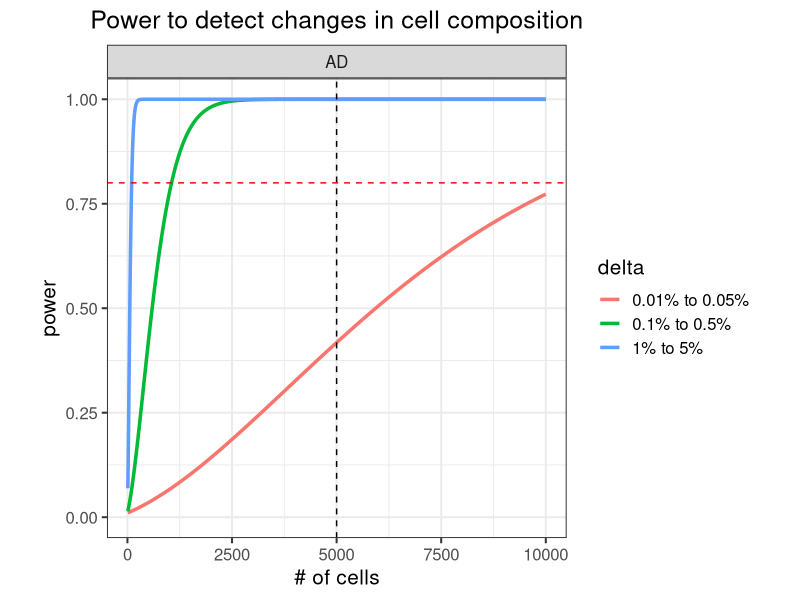
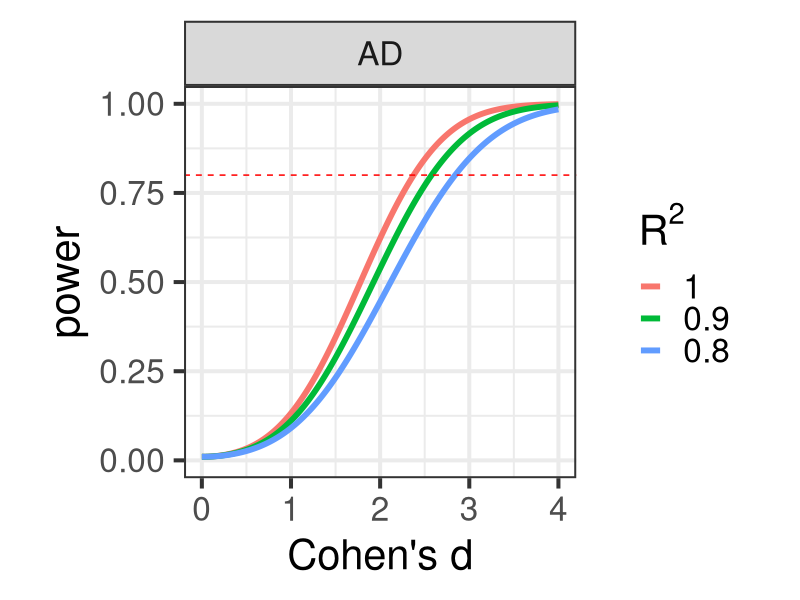
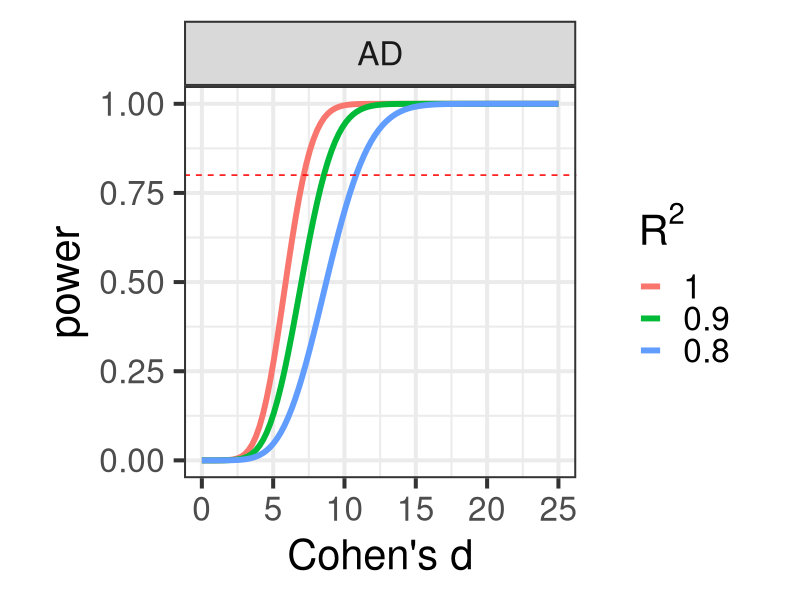

Here is the R script that generated these plots, in order:
## ---- chunk 1
library(ggplot2)
library(data.table)
library(xtable)

## ---- chunk 2
suppressPackageStartupMessages(library(knitr))
options(xtable.type="html")

knitr::opts_chunk$set(
  echo=TRUE,
  warning=FALSE,
  message=TRUE,
  error = FALSE,
  tidy = FALSE,
  cache = FALSE,
  cache.lazy = FALSE,
  dev = c("png", "pdf"), 
  fig.width=7, fig.height=7)

options(markdown.HTML.stylesheet = 'css/custom.css')
## ---- chunk 3

library(pwr)
n_samples = c(CTL = 6, AD=6)
n_cells = 5000
n_cells_max = 10000
prop_diff = list(c(0.01, 0.05), c(0.001, 0.005), c(0.0001, 0.0005))
n_cell_types = 5

getPower = function(n1, n2, p1, p2, C, n_tests){
	sSq1 = p1*(1-p1)/ C
	sSq2 = p2*(1-p2)/ C

	sigSq = ((n1-1)*sSq1 + (n2-1)*sSq2) / (n1 + n2 -2)
	d = abs(p1 - p2)/sqrt(sigSq)

	pwr.t2n.test(n1=n1, n2=n2, d=d, sig.level = 0.05/n_tests )
}

getPowerCurve = function(n1, n2){
	# for each pair of proportions
	res = lapply(prop_diff, function(prop){
		p1 = prop[1]
		p2 = prop[2]

		# for each cell number
		res = lapply( seq(10, n_cells_max, by = 3), function(C){
			res = getPower(n1, n2, p1, p2, C, n_cell_types)
			data.frame(n1, n2, p1, p2, C, d = res$d, power= res$power, delta=paste0(p1*100, '% to ', p2*100, '%'))
			})
		do.call("rbind", res)
		})
	do.call("rbind", res)
}

# for each disease
res = lapply(names(n_samples)[-1], function(ID){
	res = getPowerCurve(n_samples['CTL'], n_samples[ID])
	res$Disease = ID
	res 
})
res = do.call("rbind", res)

ggplot(res, aes(C, power, color=delta)) + geom_line(size=1.2) + theme_bw(15) + theme(aspect.ratio=1, plot.title = element_text(hjust = 0.5)) + xlab("# of cells") + ggtitle("Power to detect changes in cell composition") + ylim(0, 1) + facet_wrap(~Disease) + geom_vline(xintercept=n_cells, color="black", linetype="dashed") + geom_hline(yintercept=0.8, color="red", linetype="dashed") #+ scale_x_continuous(limits=c(0,n_cells_max), expand=c(0,0)) + scale_y_continuous(limits=c(0,1.02), expand=c(0,0))
## ---- chunk 4
# Sample size required to get 80% power
res = data.table(res)
res$Dataset = with(res, paste(Disease, delta))
tab = res[,.SD[min(which(power>.80)),],by=Dataset]
tab$Cells_per_individual = as.integer(tab$C)
print(xtable(tab[,c('Dataset', 'Cells_per_individual', 'power')], type="html"), include.rownames=FALSE)
## ---- chunk 5
n_genes = 1
n_tests = n_genes * n_cell_types

getPower = function(n1, n2, d, n_tests, rsq){
	# pwr.t2n.test(n1=n1, n2=n2, d=d, sig.level = 0.05/n_tests )

	# Compute n_Eff, need to divide by 2 becaues n is the number in each set
	N_eff = 4 / (1/n1 + 1/n2)
	pwr.t.test(n=N_eff/2 * rsq, d=d, sig.level = 0.05/n_tests )
}

getPowerCurve = function(n1, n2, n_tests, rsq){
	# for each cell number
	res = lapply( seq(0, 4, length.out=1000), function(delta){
		res = getPower(n1, n2, delta, n_tests, rsq)
		data.frame(n1, n2, d = res$d, rsq, power= res$power)
		})
	do.call("rbind", res)
}

# for each disease
res = lapply(names(n_samples)[-1], function(ID){
	res = lapply( c(.8, .9,1), function(rsq){
		res = getPowerCurve(n_samples['CTL'], n_samples[ID], n_tests, rsq)
		res$Disease = ID
		res 
	})
	do.call("rbind", res)
})
res = do.call("rbind", res)

res$rsq_text = with(res, factor(rsq, rev(sort(unique(rsq)))))
res = res[order(res$rsq, decreasing=FALSE),]

ggplot(res, aes(d, power, color=rsq_text)) + geom_line(size=2) + theme_bw(30) + theme(aspect.ratio=1, plot.title = element_text(hjust = 0.5)) + ylim(0, 1) + xlab("Cohen's d") + facet_wrap( ~ Disease) + scale_color_discrete(bquote(R^2)) + geom_hline(yintercept=0.8, color="red", linetype="dashed")
## ---- chunk 6
n_genes = 10000
n_tests = n_genes * n_cell_types

getPower = function(n1, n2, d, n_tests, rsq){
	# pwr.t2n.test(n1=n1, n2=n2, d=d, sig.level = 0.05/n_tests )

	# Compute n_Eff, need to divide by 2 becaues n is the number in each set
	N_eff = 4 / (1/n1 + 1/n2)
	pwr.t.test(n=N_eff/2 * rsq, d=d, sig.level = 0.05/n_tests )
}

getPowerCurve = function(n1, n2, n_tests, rsq){
	# for each cell number
	res = lapply( seq(0, 25, length.out=100), function(delta){
		res = getPower(n1, n2, delta, n_tests, rsq)
		data.frame(n1, n2, d = res$d, rsq, power= res$power)
		})
	do.call("rbind", res)
}

# for each disease
res = lapply(names(n_samples)[-1], function(ID){
	res = lapply( c(.8, .9,1), function(rsq){
		res = getPowerCurve(n_samples['CTL'], n_samples[ID], n_tests, rsq)
		res$Disease = ID
		res 
	})
	do.call("rbind", res)
})
res = do.call("rbind", res)

res$rsq_text = with(res, factor(rsq, rev(sort(unique(rsq)))))
res = res[order(res$rsq, decreasing=FALSE),]

ggplot(res, aes(d, power, color=rsq_text)) + geom_line(size=2) + theme_bw(30) + theme(aspect.ratio=1, plot.title = element_text(hjust = 0.5)) + ylim(0, 1) + xlab("Cohen's d") + facet_wrap( ~ Disease) + scale_color_discrete(bquote(R^2)) + geom_hline(yintercept=0.8, color="red", linetype="dashed")
## ---- chunk 7
res = data.table(res)
res$Dataset = with(res, paste(Disease, rsq))
# Sample size required to get 80% power
tab = res[,.SD[min(which(power>.80)),],by=Dataset]
print(xtable(tab[,c('Disease', 'rsq', 'power', 'd')], type="html"), include.rownames=FALSE)
## ---- chunk 8
knitr::knit_exit()
